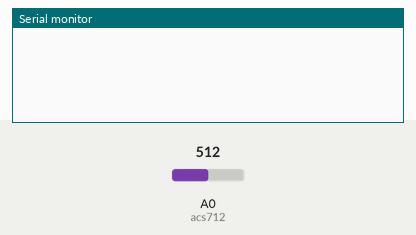
This sketch was run on a simulated Arduino Uno, built with avr-gcc and run on an emulated ATmega328P. Shown: the last lines printed to the serial monitor. The inputs (shaded band) are chosen by the test bench; at power-on: A0 (acs712) = 512.

Above: at 1.2 s.
1.3 s: A0 (acs712) set to 672
At 2.9 s:
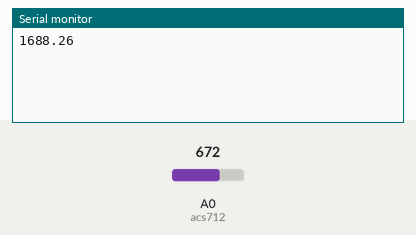
4.3 s: A0 (acs712) set to 705
At 7.0 s:
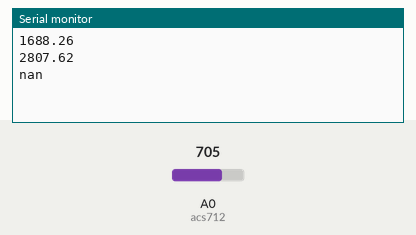

The sketch:

current_sensor_reading.ino
```cpp
#define acs712 A0

long lastSample = 0;
long sampleSum =0;
int sampleCount = 0;

float vpc = 4.8828125;

void setup() {
  pinMode(acs712, INPUT);
  Serial.begin(115200);

}

void loop() {
  if(millis()>lastSample + 1){
    sampleSum += sq(analogRead(acs712)-507);
    sampleCount++;
    lastSample=millis();
    }
   if(sampleCount==1000){
    float mean = sampleSum / sampleCount;
    float rmsValue = sqrt(mean);
    float mv = rmsValue*vpc;
    float amperage = mv / 66;
    float wattage = amperage * 230;
    //Serial.println(analogRead(acs712));
    //Serial.println("Amperage: "+String(amperage)+"  Wattage: "+String(wattage));
    Serial.println(wattage);

    sampleSum = 0;
    sampleCount = 0;

    }
}
```

Measured:
- the behaviour switches between 688 and 689 on A0 (acs712) (found by bisection; images 1 and 2)
- after the input at 1.3 s, the serial monitor: prints a new line after 0.73 s (image 1)
- after the input at 4.3 s, the serial monitor: prints a new line after 1.8 s (image 2)
